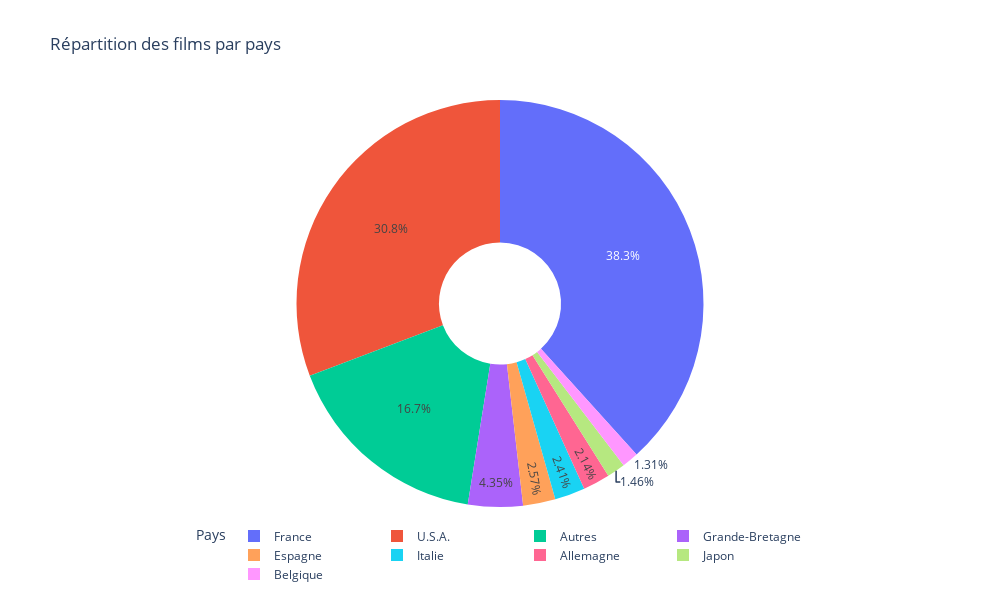

The code cell stored with this chart in its notebook:
### Code cell
# Calcul du nombre de films par pays avec plotly

import plotly.express as px
pays_counts = allocine['pays'].value_counts()

# Conserver seulement les dix premiers pays et ajouter les autres à une catégorie 'Autres'
top_pays = pays_counts[:8]  # Prendre les dix premiers pays
autres = pays_counts[8:].sum()  # Somme des autres pays
top_pays['Autres'] = autres  # Ajouter les autres pays comme une nouvelle catégorie

# Créer un diagramme circulaire
fig = px.pie(values=top_pays, names=top_pays.index, title='Répartition des films par pays',
             hole=0.3)  # Ajout d'un 'donut hole' pour un style différent

# Personnaliser la légende et ajuster la taille du graphique
fig.update_layout(
    legend_title="Pays",
    legend=dict(orientation="h", yanchor="bottom", y=-0.2, xanchor="center", x=0.5),
    width=1000,
    height=600
)

# Afficher le graphique
fig.show()

### Figure 1 — Plotly figure (JSON) as saved in the notebook; plotly's stock layout.template omitted (floating-point values rounded to 4 significant figures)
{"data": [{"domain": {"x": [0, 1], "y": [0, 1]}, "hole": 0.3, "hovertemplate": "label=%{label}<br>value=%{value}<extra></extra>", "labels": ["France", "U.S.A.", "Grande-Bretagne", "Espagne", "Italie", "Allemagne", "Japon", "Belgique", "Autres"], "legendgroup": "", "name": "", "showlegend": true, "type": "pie", "values": [2447, 1967, 278, 164, 154, 137, 93, 84, 1066]}], "layout": {"height": 600, "legend": {"orientation": "h", "title": {"text": "Pays"}, "tracegroupgap": 0, "x": 0.5, "xanchor": "center", "y": -0.2, "yanchor": "bottom"}, "title": {"text": "Répartition des films par pays"}, "width": 1000}}
